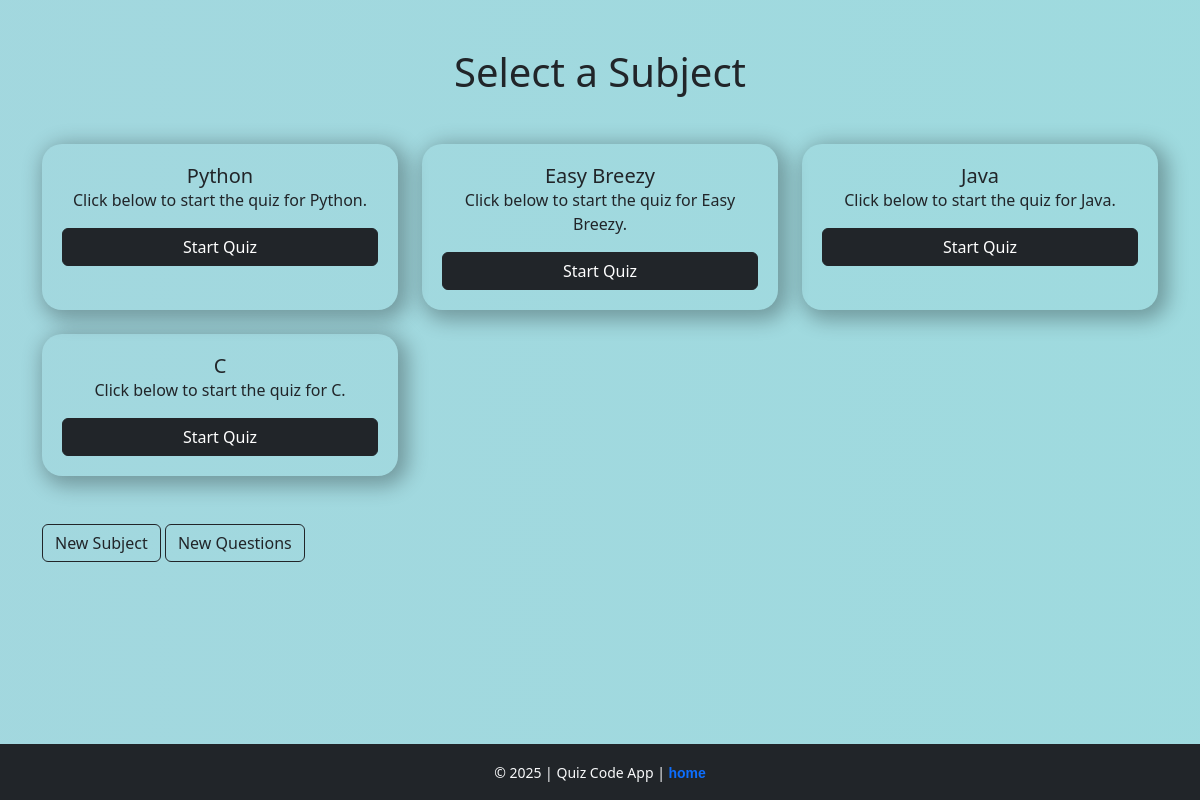
The app's page /subject/, older data.
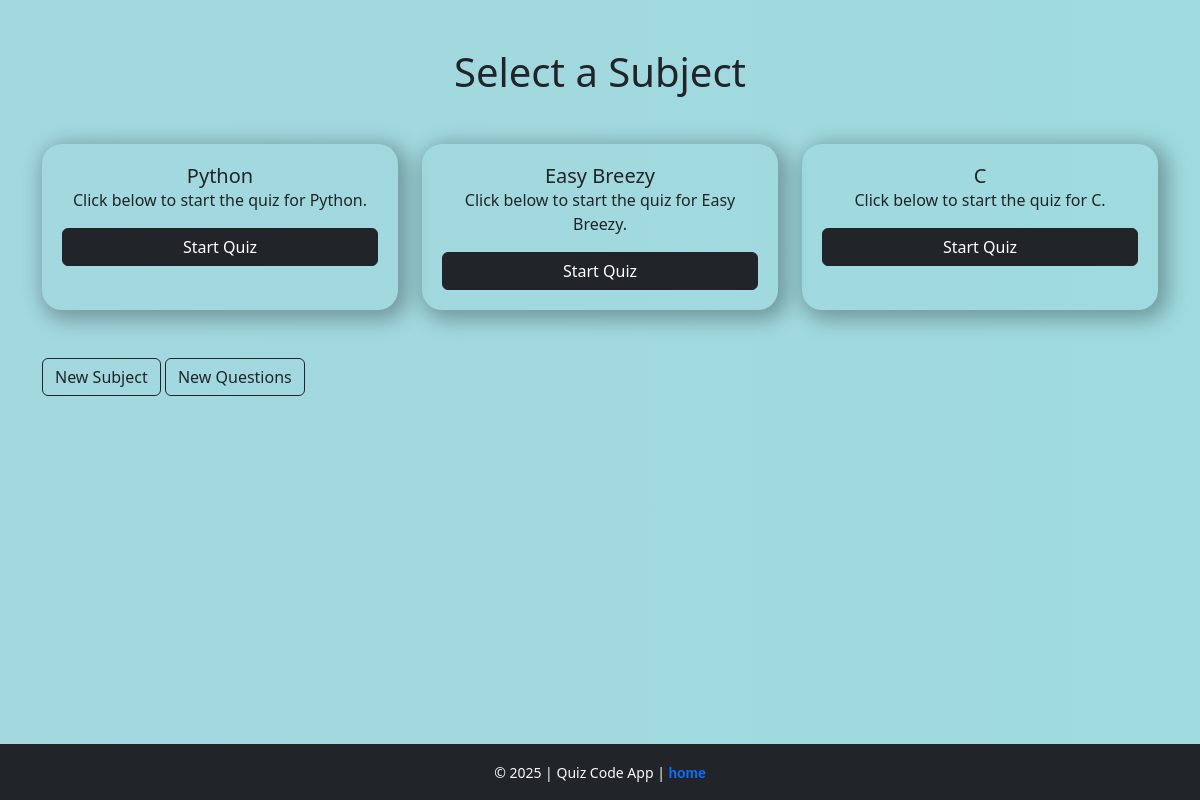
The same page, newer data.
### Quizapp/models.py (models this page shows)
class Subject(models.Model):
    name = models.CharField(max_length=100)
    q_hint_text = models.CharField(max_length=500, default="No hint available")
    def __str__(self):
        return self.name

### Quizapp/views.py (the view)
# urls.py: path('subject/', views.subject_list,name='subject_list'),
def subject_list(request):
    subjects = Subject.objects.all()
    return render(request,'subject_list.html',{'subjects':subjects})

### templates/subject_list.html (shortened to what this page needs)
{% extends "base.html" %}
 {% block body %}
<main>
  <div class="container py-5">
    <h1 class="text-center mb-5">Select a Subject</h1>
    <div class="row g-4">
      {% for i in subjects %}
      <div class="col-md-4 col-sm-6">
        <div class="subject-card h-100 text-center">
          <div
            class="d-flex flex-column justify-content-center"
            style="background-color: rgba(255, 255, 255, 0); padding: 20px"
          >
            <h5 class="card-title">{{ i }}</h5>
            <p class="card-text">Click below to start the quiz for {{ i }}.</p>
            <a
              href="{% url 'quiz' i.id %}"
              class="mybtn btn btn-light btn-dark mt-auto"
              >Start Quiz</a
            >
          </div>
        </div>
      </div>
      {% endfor %}
    </div>
  </div>
  <div class="container mb-5">
    <a class="btn btn-outline-dark" href="/add_new_subject">New Subject</a>
    <a class="btn btn-outline-dark" href="/add_new_question">New Questions</a>
  </div>
</main>
{% endblock body %}

Row changes from the older to the newer data that the page shows:
removed Subject: name "Java"
